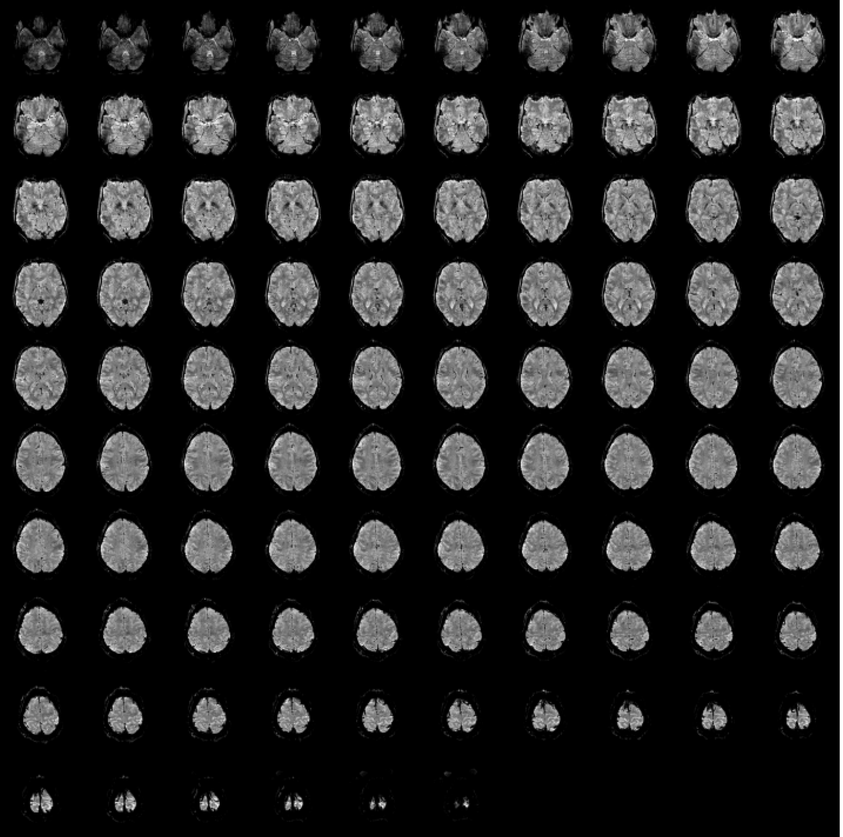
#> input picture 3dmodel/epi.png, 843 x 837 px, shrunk from 2045 x 2031 before the run, given in place of 1.png, which was not available
$ python 3d.py
#> lines starting #> are read from the running program, lines starting #| are printed output that depends on the picture; after the words box and inside, x2 and y2 are one past the last pixel; in counts of white or black regions, pixels touching at a corner belong together; pictures that were not available may be replaced by others from this repository, and a replacement may not be noted
### 3dmodel/get_bordo.py
import cv2
import numpy as np
import matplotlib.pyplot as plt


def fun(path):
#> called with path = '1.png'
    img = cv2.imread(path)
#> img is the input picture: shape (837, 843, 3); min 0, max 255, mean 35.2
    img = cv2.cvtColor(img, cv2.COLOR_BGR2GRAY)
#> img: shape (837, 843)
    img = cv2.GaussianBlur(img, (3, 3), 0)
    img[img > 50] = 255
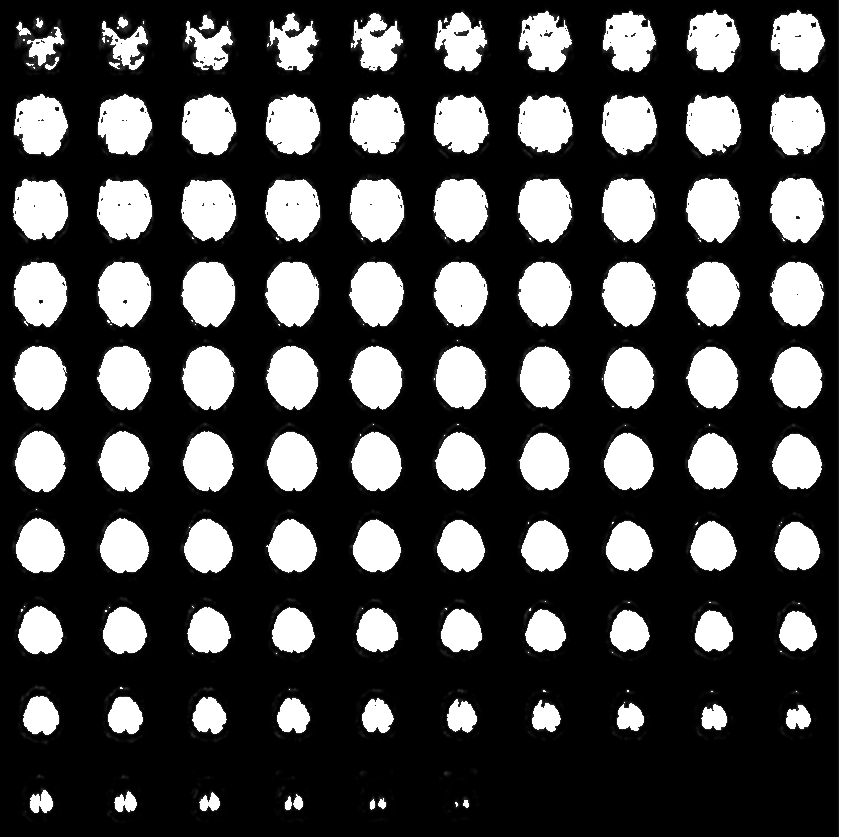
#> img: shape (837, 843); min 0, max 255, mean 69.3
    img[img <= 50] = 0
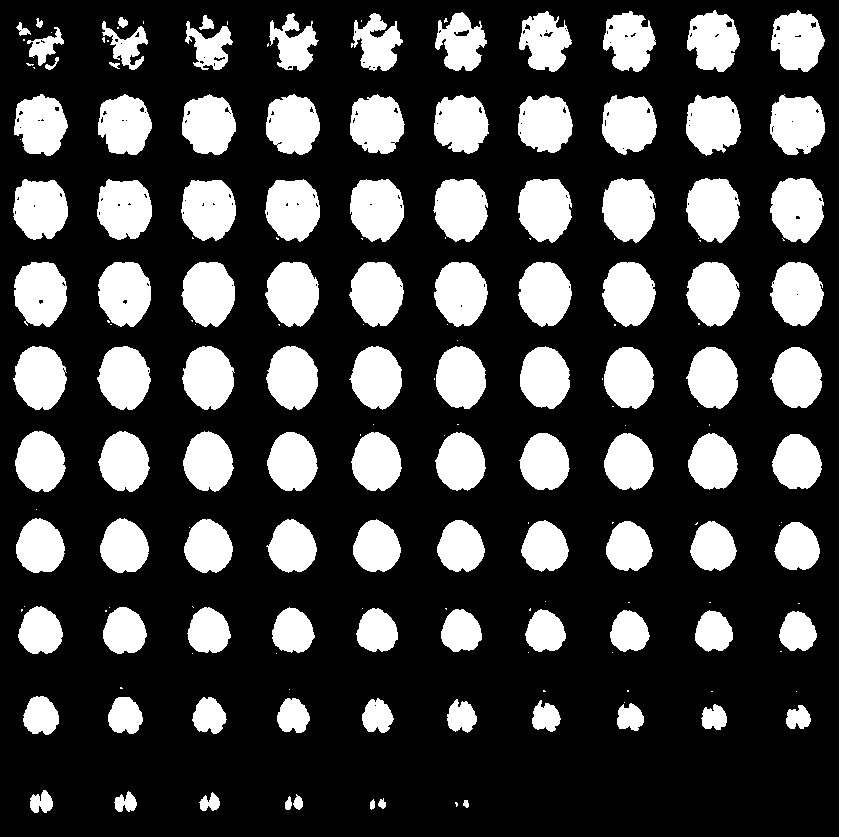
#> img: shape (837, 843); 26.5% white; 179 white regions (74 under 20 px)
    contours, hierarchy = cv2.findContours(img, cv2.RETR_TREE, cv2.CHAIN_APPROX_SIMPLE)
#> contours = 320 contours, 206 with area under 20; largest, box (x1, y1, x2, y2) and area: (98, 262, 151, 327) 2622, (14, 262, 67, 327) 2619, (770, 178, 824, 243) 2614, (181, 262, 235, 327) 2612, (518, 179, 572, 243) 2603
    copia = img.copy()
    ls_contorni = []
    for cnt in contours:
        cnt = cv2.convexHull(cnt)
        if cv2.contourArea(cnt) > 60:
            ls_contorni.append(cnt)
#> this loop made 320 passes
#> cnt on passes 13, 17, 22: [[624, 702]], [[374, 705], [375, 704], [376, 705], [375, 706]], [[796, 691]]
#> after the loop, ls_contorni = 100 contours; largest, box (x1, y1, x2, y2) and area: (14, 262, 67, 327) 2762, (770, 178, 824, 243) 2727, (686, 178, 740, 243) 2725, (602, 178, 656, 243) 2720, (433, 179, 488, 242) 2718

    ls_contorni = np.concatenate(ls_contorni)
#> ls_contorni = contour of 2300 points, box (x1, y1, x2, y2) (13, 0, 843, 837), area 338644
    #convex
    ls_contorni = cv2.convexHull(ls_contorni)
#> ls_contorni = contour of 17 points, box (x1, y1, x2, y2) (13, 0, 843, 837), area 671929
    cv2.drawContours(copia, [ls_contorni], -1, 127, -1)
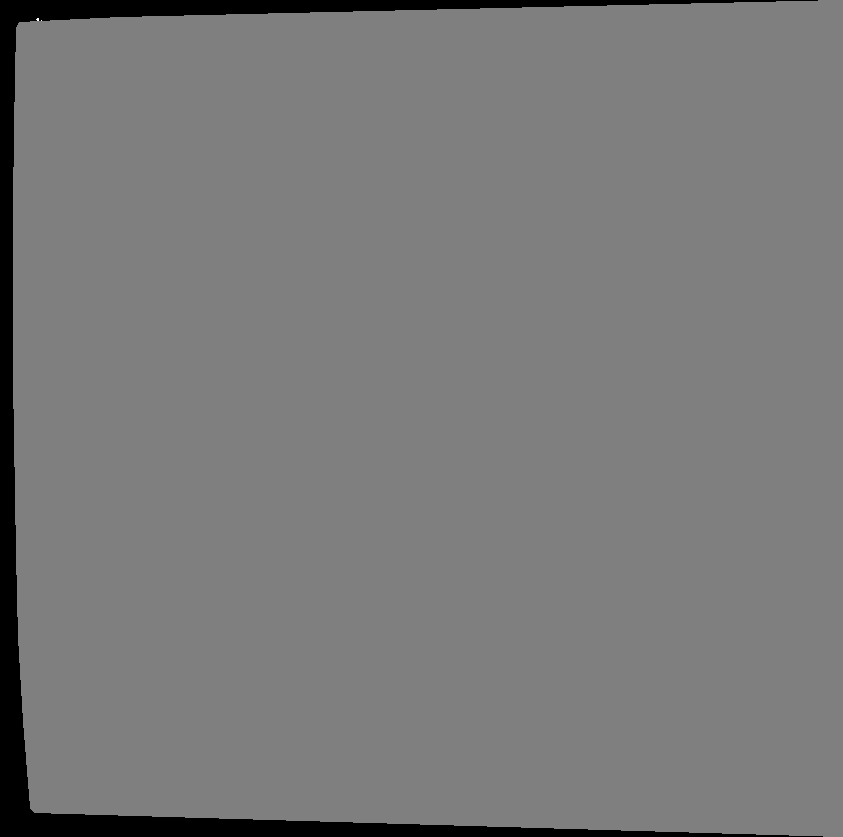
#> copia: shape (837, 843); min 0, max 255, mean 121.2
    copia[copia != 127] = 0
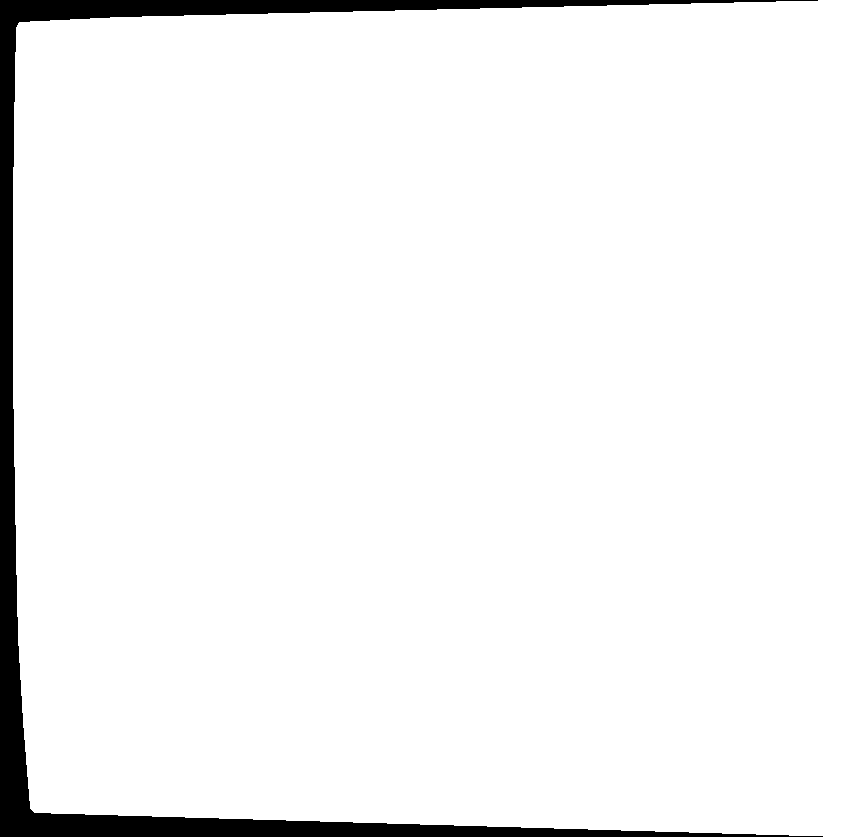
#> copia: shape (837, 843); values 0 (black) and 127 (white), 95.5% white; 1 black region, box (x1, y1, x2, y2) and area: (0, 0, 823, 837) 32029
    copia[copia == 127] = 255
#> copia: shape (837, 843); 95.5% white; 1 black region
    #find contours
    contours, hierarchy = cv2.findContours(copia, cv2.RETR_TREE, cv2.CHAIN_APPROX_SIMPLE)
#> contours = 1 contour; box (x1, y1, x2, y2) and area: (13, 0, 843, 837) 671932
    mask = np.zeros(img.shape, np.uint8)
    cv2.drawContours(mask, contours, -1, 255, 1)
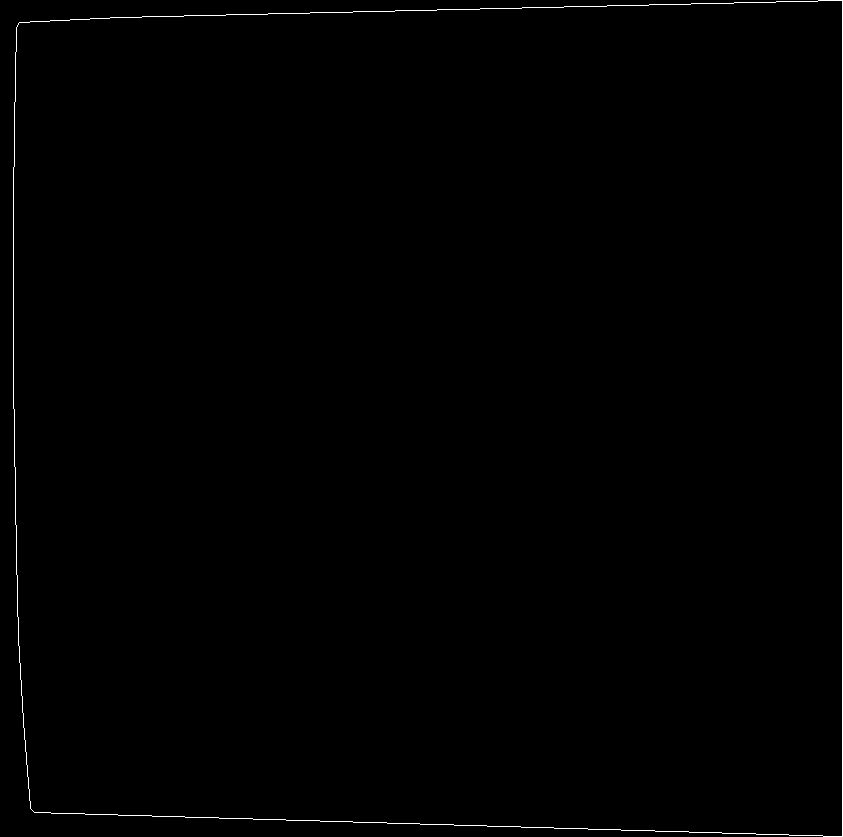
#> mask: shape (837, 843); 0.46% white in thin lines or dots
    return mask

# [2 lines that do not run on import are left out]

### 3dmodel/3d.py
import cv2
import numpy as np
import matplotlib.pyplot as plt
import get_bordo
from matplotlib.colors import LightSource

fig = plt.figure()
ax = fig.add_subplot(111, projection='3d')
lista_pixel = []
#trova il contorno del rettangolo
dist = 1
start = 100
for k in range(1,97):
        img = get_bordo.fun(str(k)+'.png')
        for i in range(len(img)):
            for j in range(len(img[i])):
                if img[i][j] == 255:
                    lista_pixel.append([i,j,start])
#> after the loop, lista_pixel = 3257 items, first 6: [0, 818, 100], [0, 819, 100], [0, 820, 100], [0, 821, 100], [0, 822, 100], [0, 823, 100]
        start -= dist
#> pass 2 of the loop `for k in range(1,97):`:
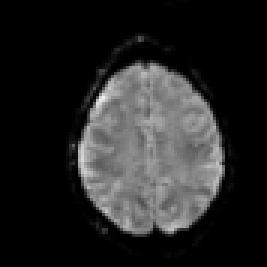
#> input picture 3dmodel/40.png, 89 x 89 px, shrunk from 215 x 215 before the run, given in place of 2.png, which was not available (shown 3 times larger)
#> in fun, img is the input picture: shape (89, 89, 3); min 0, max 240, mean 37.3
#> in fun (call 2), `img[img <= 50] = 0`:
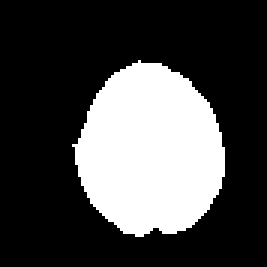
#> img: shape (89, 89) (shown 3 times larger); 27.9% white; 1 white region
#> in fun (call 2), `contours, hierarchy = cv2.findContours(img, cv2.RETR_TREE, cv2.CHAIN_A..`: contours = 1 contour; box (x1, y1, x2, y2) and area: (24, 20, 75, 79) 2132
#> the loop in fun (call 2), `for cnt in contours:` made 1 pass
#> after the loop in fun (call 2), `for cnt in contours:`: ls_contorni = 1 contour; box (x1, y1, x2, y2) and area: (24, 20, 75, 79) 2190
#> in fun (call 2), `ls_contorni = np.concatenate(ls_contorni)`: ls_contorni = contour of 29 points, box (x1, y1, x2, y2) (24, 20, 75, 79), area 2190
#> in fun (call 2), `contours, hierarchy = cv2.findContours(copia, cv2.RETR_TREE, cv2.CHAIN..`: contours = 1 contour; box (x1, y1, x2, y2) and area: (24, 20, 75, 79) 2192
#> in fun (call 2), `cv2.drawContours(mask, contours, -1, 255, 1)`:
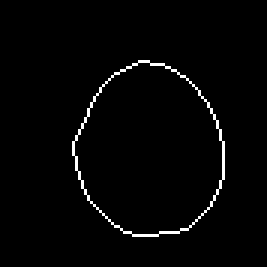
#> mask: shape (89, 89) (shown 3 times larger); 1.9% white in thin lines or dots, all inside (x1, y1, x2, y2) = (24, 20, 75, 79)
#> the loop `for i in range(len(img)):` made 89 passes
#> after the loop `for i in range(len(img)):`: lista_pixel = 3406 items, first 6: [0, 818, 100], [0, 819, 100], [0, 820, 100], [0, 821, 100], [0, 822, 100], [0, 823, 100]
#> (the run stopped early here; a loop or call above may not have finished)
